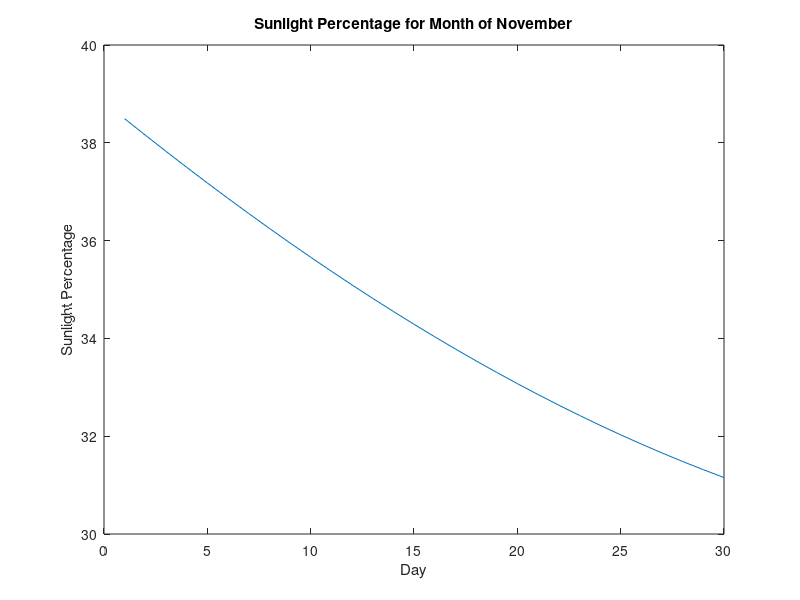
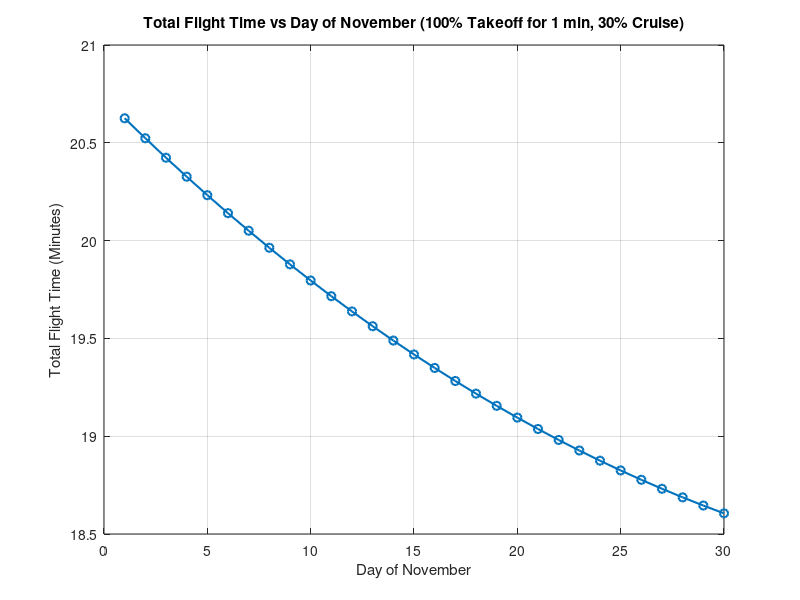
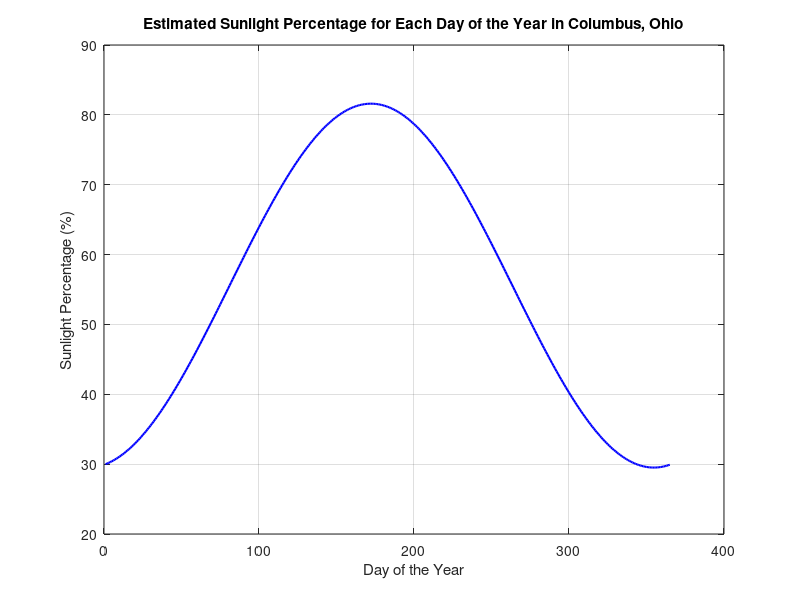
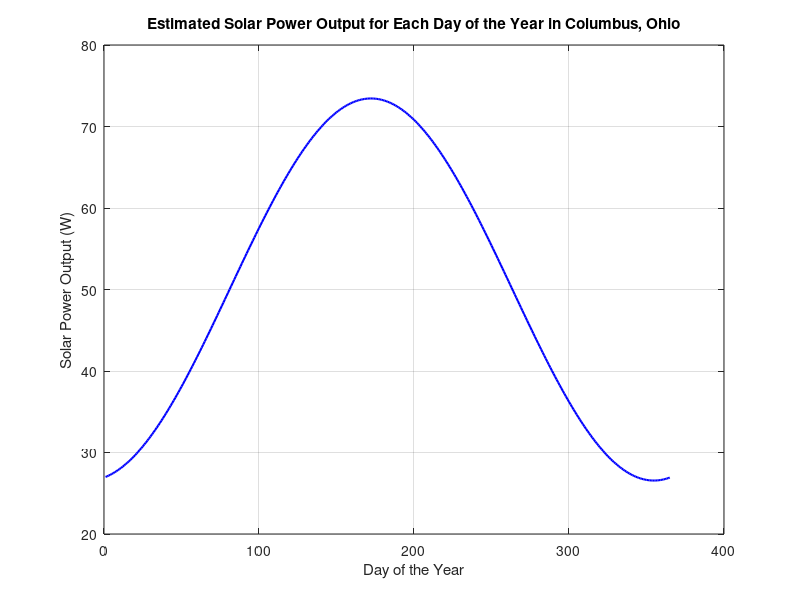

The MATLAB source for these figures, in order:
%% Sunlight percentage for each day of the year in Columbus, Ohio
clc;
close all;
clear all;

% Constants for Columbus, Ohio
latitude = 40.0; % Latitude of Columbus in degrees
daysInYear = 365;
sunlightPercent = zeros(1, daysInYear);

% Define the number of days in each month
daysInMonth = [31, 28, 31, 30, 31, 30, 31, 31, 30, 31, 30, 31];

% Function to calculate solar declination for a given day of the year
solarDeclination = @(n) 23.44 * sind((360/365) * (n - 81));

% Loop through each day of the year
for day = 1:daysInYear
    % Solar declination for the current day
    delta = solarDeclination(day);
    
    % Calculate solar altitude at solar noon
    solarAltitude = asind(sind(latitude) * sind(delta) + cosd(latitude) * cosd(delta));
    
    % Normalize solar altitude to get sunlight percentage
    sunlightPercent(day) = (solarAltitude / 90) * 100; % Maximum is 100% when directly overhead
end

% Create vectors for each month
January = sunlightPercent(1:31);
February = sunlightPercent(32:59);
March = sunlightPercent(60:90);
April = sunlightPercent(91:120);
May = sunlightPercent(121:151);
June = sunlightPercent(152:181);
July = sunlightPercent(182:212);
August = sunlightPercent(213:243);
September = sunlightPercent(244:273);
October = sunlightPercent(274:304);
November = sunlightPercent(305:334);
December = sunlightPercent(335:365);
plot([1:1:30],November);
xlabel('Day')
ylabel('Sunlight Percentage')
title('Sunlight Percentage for Month of November')

% Constants
basePowerDraw = 20.475;   % Constant power draw in Watts
throttlePowerStep = 25;   % Increment in power draw for each 10% throttle
batteryCapacity = 1.61;   % Battery capacity in Amp-hours
batteryVoltage = 14.8;    % Battery voltage in Volts
takeoffThrottle = 100;    % Throttle percentage for takeoff phase
cruiseThrottle = 30;      % Throttle percentage for cruise phase
takeoffTimeMinutes = 1;   % Duration of takeoff phase in minutes

% Use November sunlight percentage data (Days 305 to 334)
November = sunlightPercent(305:334);  % Sunlight percentages for each day in November

% Preallocate array for total flight time for each day
totalFlightTimeNovember = zeros(1, length(November));

% Loop through each day of November
for day = 1:length(November)
    dailySunlightPercent = November(day); % Get sunlight percentage for the current day
    solarPowerGen = (dailySunlightPercent / 100) * 90; % Solar power generation in Watts

    % Takeoff power draw calculation
    takeoffPowerDraw = basePowerDraw + (takeoffThrottle / 10) * throttlePowerStep;
    batteryPowerDrawTakeoff = takeoffPowerDraw - solarPowerGen;
    batteryUsedTakeoff = max((batteryPowerDrawTakeoff / batteryVoltage) * (takeoffTimeMinutes / 60), 0); % Ah used in takeoff

    % Remaining battery capacity after takeoff
    remainingBatteryCapacity = batteryCapacity - batteryUsedTakeoff;

    % Cruise phase power draw calculation
    cruisePowerDraw = basePowerDraw + (cruiseThrottle / 10) * throttlePowerStep;
    batteryPowerDrawCruise = cruisePowerDraw - solarPowerGen;

    % Calculate remaining flight time during cruise phase
    if batteryPowerDrawCruise > 0 && remainingBatteryCapacity > 0
        cruiseTimeMinutes = (remainingBatteryCapacity / (batteryPowerDrawCruise / batteryVoltage)) * 60;
    else
        cruiseTimeMinutes = Inf; % Infinite flight time if solar power fully sustains draw at cruise
    end

    % Total flight time (takeoff + cruise)
    totalFlightTimeNovember(day) = takeoffTimeMinutes + cruiseTimeMinutes;
end

% Plot Total Flight Time vs Day of November
figure;
plot(1:length(November), totalFlightTimeNovember, '-o', 'LineWidth', 1.5);
xlabel('Day of November');
ylabel('Total Flight Time (Minutes)');
title('Total Flight Time vs Day of November (100% Takeoff for 1 min, 30% Cruise)');
grid on;
% Plot the sunlight percentage for each day of the year
figure;
plot(1:daysInYear, sunlightPercent, '-b', 'LineWidth', 1.5);
xlabel('Day of the Year');
ylabel('Sunlight Percentage (%)');
title('Estimated Sunlight Percentage for Each Day of the Year in Columbus, Ohio');
grid on;
figure;
plot(1:daysInYear, sunlightPercent*.90, '-b', 'LineWidth', 1.5);
xlabel('Day of the Year');
ylabel('Solar Power Output (W)');
title('Estimated Solar Power Output for Each Day of the Year in Columbus, Ohio');
grid on;

% Preallocate arrays for flight times and sunlight data
flightTimes = zeros(15, 24);  % 15 days (16th to 30th) x 24 hours

% Preallocate hourly sunlight data for the 16th to 30th of November
hourlySunlightPercent = zeros(15, 24);  % 15 days x 24 hours

% Loop through each day from the 16th to 30th of November
for day = 16:30
    dayIndex = day - 15;  % Index for accessing the sunlight data
    
    % Calculate hourly sunlight percentage for the current day
    for hour = 1:24
        time_angle = (hour - 12) * 15;  % Time-based angle shift (each hour is 15 degrees)
        delta = solarDeclination(day);  % Solar declination for the day
        solarAltitude = asind(sind(latitude) * sind(delta) + cosd(latitude) * cosd(delta) * cosd(time_angle));
        
        % Normalize solar altitude to get sunlight percentage
        if solarAltitude < 0
            solarAltitude = 0;  % Set to 0% if the sun is below the horizon
        end
        
        hourlySunlightPercent(dayIndex, hour) = (solarAltitude / 90) * 100;  % Max is 100% when directly overhead
    end
    
    % Calculate flight time for each hour of the current day
    for hour = 1:24
        dailySunlightPercent = hourlySunlightPercent(dayIndex, hour);  % Sunlight percentage for the current hour
        solarPowerGen = (dailySunlightPercent / 100) * 90;  % Solar power generation in Watts
        
        % Takeoff power draw calculation
        takeoffPowerDraw = basePowerDraw + (takeoffThrottle / 10) * throttlePowerStep;
        batteryPowerDrawTakeoff = takeoffPowerDraw - solarPowerGen;
        batteryUsedTakeoff = max((batteryPowerDrawTakeoff / batteryVoltage) * (takeoffTimeMinutes / 60), 0);  % Ah used in takeoff
        
        % Remaining battery capacity after takeoff
        remainingBatteryCapacity = batteryCapacity - batteryUsedTakeoff;
        
        % Cruise phase power draw calculation
        cruisePowerDraw = basePowerDraw + (cruiseThrottle / 10) * throttlePowerStep;
        batteryPowerDrawCruise = cruisePowerDraw - solarPowerGen;
        
        % Calculate remaining flight time during cruise phase
        if batteryPowerDrawCruise > 0 && remainingBatteryCapacity > 0
            cruiseTimeMinutes = (remainingBatteryCapacity / (batteryPowerDrawCruise / batteryVoltage)) * 60;
        else
            cruiseTimeMinutes = Inf;  % Infinite flight time if solar power fully sustains draw at cruise
        end
        
        % Total flight time for this hour
        flightTimes(dayIndex, hour) = takeoffTimeMinutes + cruiseTimeMinutes;
    end
end

% %% Plotting: Sunlight Percentage vs. Time of Day for Each Day from 16th to 30th of November
% for day = 1:15
%     figure;
%     plot(1:24, hourlySunlightPercent(day, :), 'LineWidth', 1.5);
%     xlabel('Time of Day (Hour)');
%     ylabel('Sunlight Percentage (%)');
%     title(['Sunlight Percentage vs. Time of Day (November ' num2str(31 - day) ')']);
%     grid on;
% end
% 
% %% Plotting: Flight Time vs. Time of Day for Each Day from 16th to 30th of November
% for day = 1:15
%     figure;
%     plot(1:24, flightTimes(day, :), 'LineWidth', 1.5);
%     xlabel('Time of Day (Hour)');
%     ylabel('Flight Time (Minutes)');
%     title(['Flight Time vs. Time of Day (November ' num2str(31-day) ')']);
%     grid on;
% end
for day = 1:15
    figure;
    plot(1:24, hourlySunlightPercent(day, :)*.9, 'LineWidth', 1.5);
    xlabel('Time of Day (Hour)');
    ylabel('Solar Power Output (W)');
    title(['Solar Power Output vs. Time of Day (November ' num2str(31 - day) ')']);
    grid on;
end
